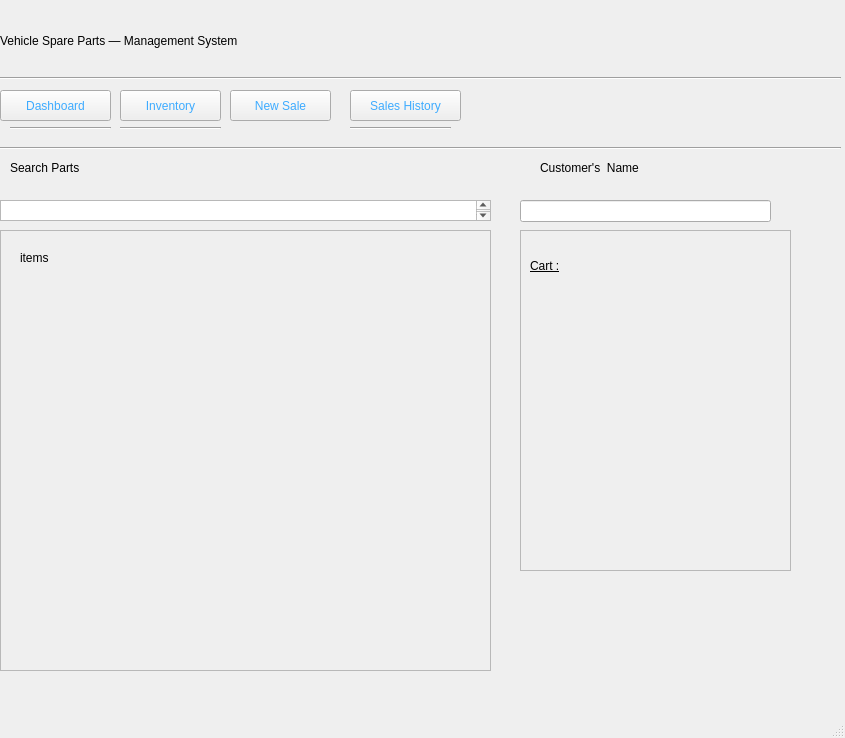
<?xml version="1.0" encoding="UTF-8"?>
<ui version="4.0">
 <class>MainWindow</class>
 <widget class="QMainWindow" name="MainWindow">
  <property name="geometry">
   <rect>
    <x>0</x>
    <y>0</y>
    <width>845</width>
    <height>738</height>
   </rect>
  </property>
  <property name="windowTitle">
   <string>MainWindow</string>
  </property>
  <widget class="QWidget" name="centralwidget">
   <widget class="QLabel" name="label">
    <property name="geometry">
     <rect>
      <x>0</x>
      <y>10</y>
      <width>651</width>
      <height>61</height>
     </rect>
    </property>
    <property name="styleSheet">
     <string notr="true">font: 75 26pt &quot;MS Shell Dlg 2&quot;;
font: 20pt &quot;MS Shell Dlg 2&quot;;</string>
    </property>
    <property name="text">
     <string>Vehicle Spare Parts — Management System</string>
    </property>
   </widget>
   <widget class="QPushButton" name="pushButton">
    <property name="geometry">
     <rect>
      <x>0</x>
      <y>90</y>
      <width>111</width>
      <height>31</height>
     </rect>
    </property>
    <property name="styleSheet">
     <string notr="true">color: rgb(61, 171, 255);
font: 75 10pt &quot;MS Shell Dlg 2&quot;;
border-radius: 8pxw</string>
    </property>
    <property name="text">
     <string>Dashboard</string>
    </property>
   </widget>
   <widget class="Line" name="line">
    <property name="geometry">
     <rect>
      <x>0</x>
      <y>70</y>
      <width>841</width>
      <height>16</height>
     </rect>
    </property>
    <property name="styleSheet">
     <string notr="true">rgb.(118, 118, 118)</string>
    </property>
    <property name="lineWidth">
     <number>1</number>
    </property>
    <property name="orientation">
     <enum>Qt::Horizontal</enum>
    </property>
   </widget>
   <widget class="QPushButton" name="pushButton_2">
    <property name="geometry">
     <rect>
      <x>120</x>
      <y>90</y>
      <width>101</width>
      <height>31</height>
     </rect>
    </property>
    <property name="styleSheet">
     <string notr="true">color: rgb(61, 171, 255);
font: 75 10pt &quot;MS Shell Dlg 2&quot;;
border-radius: 8pxw</string>
    </property>
    <property name="text">
     <string>Inventory</string>
    </property>
   </widget>
   <widget class="QPushButton" name="pushButton_3">
    <property name="geometry">
     <rect>
      <x>230</x>
      <y>90</y>
      <width>101</width>
      <height>31</height>
     </rect>
    </property>
    <property name="styleSheet">
     <string notr="true">font: 75 10pt &quot;MS Shell Dlg 2&quot;;
color: rgb(61, 171, 255);
border-radius: 8pxw</string>
    </property>
    <property name="text">
     <string>New Sale</string>
    </property>
   </widget>
   <widget class="QPushButton" name="pushButton_4">
    <property name="geometry">
     <rect>
      <x>350</x>
      <y>90</y>
      <width>111</width>
      <height>31</height>
     </rect>
    </property>
    <property name="styleSheet">
     <string notr="true">
font: 75 10pt &quot;MS Shell Dlg 2&quot;;
color: rgb(61, 171, 255);
border-radius: 8pxw</string>
    </property>
    <property name="text">
     <string>Sales History</string>
    </property>
   </widget>
   <widget class="Line" name="line_4">
    <property name="geometry">
     <rect>
      <x>10</x>
      <y>120</y>
      <width>101</width>
      <height>16</height>
     </rect>
    </property>
    <property name="styleSheet">
     <string notr="true">color: rgb(61, 171, 255);
</string>
    </property>
    <property name="lineWidth">
     <number>1</number>
    </property>
    <property name="orientation">
     <enum>Qt::Horizontal</enum>
    </property>
   </widget>
   <widget class="Line" name="line_5">
    <property name="geometry">
     <rect>
      <x>120</x>
      <y>120</y>
      <width>101</width>
      <height>16</height>
     </rect>
    </property>
    <property name="styleSheet">
     <string notr="true">color: rgb(61, 171, 255);
</string>
    </property>
    <property name="lineWidth">
     <number>1</number>
    </property>
    <property name="orientation">
     <enum>Qt::Horizontal</enum>
    </property>
   </widget>
   <widget class="Line" name="line_7">
    <property name="geometry">
     <rect>
      <x>350</x>
      <y>120</y>
      <width>101</width>
      <height>16</height>
     </rect>
    </property>
    <property name="styleSheet">
     <string notr="true">color: rgb(61, 171, 255);
</string>
    </property>
    <property name="lineWidth">
     <number>1</number>
    </property>
    <property name="orientation">
     <enum>Qt::Horizontal</enum>
    </property>
   </widget>
   <widget class="QTextEdit" name="textEdit">
    <property name="geometry">
     <rect>
      <x>0</x>
      <y>200</y>
      <width>491</width>
      <height>21</height>
     </rect>
    </property>
    <property name="html">
     <string>&lt;!DOCTYPE HTML PUBLIC &quot;-//W3C//DTD HTML 4.0//EN&quot; &quot;http://www.w3.org/TR/REC-html40/strict.dtd&quot;&gt;
&lt;html&gt;&lt;head&gt;&lt;meta name=&quot;qrichtext&quot; content=&quot;1&quot; /&gt;&lt;style type=&quot;text/css&quot;&gt;
p, li { white-space: pre-wrap; }
&lt;/style&gt;&lt;/head&gt;&lt;body style=&quot; font-family:'MS Shell Dlg 2'; font-size:7.8pt; font-weight:400; font-style:normal;&quot;&gt;
&lt;p style=&quot;-qt-paragraph-type:empty; margin-top:0px; margin-bottom:0px; margin-left:0px; margin-right:0px; -qt-block-indent:0; text-indent:0px;&quot;&gt;&lt;br /&gt;&lt;/p&gt;&lt;/body&gt;&lt;/html&gt;</string>
    </property>
   </widget>
   <widget class="Line" name="line_2">
    <property name="geometry">
     <rect>
      <x>0</x>
      <y>140</y>
      <width>841</width>
      <height>16</height>
     </rect>
    </property>
    <property name="styleSheet">
     <string notr="true">rgb.(118, 118, 118)</string>
    </property>
    <property name="lineWidth">
     <number>1</number>
    </property>
    <property name="orientation">
     <enum>Qt::Horizontal</enum>
    </property>
   </widget>
   <widget class="QLabel" name="label_2">
    <property name="geometry">
     <rect>
      <x>10</x>
      <y>160</y>
      <width>91</width>
      <height>16</height>
     </rect>
    </property>
    <property name="styleSheet">
     <string notr="true">font: 9pt &quot;MS Shell Dlg 2&quot;;</string>
    </property>
    <property name="text">
     <string>Search Parts</string>
    </property>
   </widget>
   <widget class="QLabel" name="label_3">
    <property name="geometry">
     <rect>
      <x>540</x>
      <y>160</y>
      <width>131</width>
      <height>16</height>
     </rect>
    </property>
    <property name="styleSheet">
     <string notr="true">font: 9pt &quot;MS Shell Dlg 2&quot;;</string>
    </property>
    <property name="text">
     <string>Customer's  Name</string>
    </property>
   </widget>
   <widget class="QLineEdit" name="lineEdit">
    <property name="geometry">
     <rect>
      <x>520</x>
      <y>200</y>
      <width>251</width>
      <height>22</height>
     </rect>
    </property>
   </widget>
   <widget class="QFrame" name="frame">
    <property name="geometry">
     <rect>
      <x>0</x>
      <y>230</y>
      <width>491</width>
      <height>441</height>
     </rect>
    </property>
    <property name="frameShape">
     <enum>QFrame::StyledPanel</enum>
    </property>
    <property name="frameShadow">
     <enum>QFrame::Raised</enum>
    </property>
    <widget class="QLabel" name="label_4">
     <property name="geometry">
      <rect>
       <x>20</x>
       <y>20</y>
       <width>55</width>
       <height>16</height>
      </rect>
     </property>
     <property name="text">
      <string>items</string>
     </property>
    </widget>
   </widget>
   <widget class="QFrame" name="frame_2">
    <property name="geometry">
     <rect>
      <x>520</x>
      <y>230</y>
      <width>271</width>
      <height>341</height>
     </rect>
    </property>
    <property name="frameShape">
     <enum>QFrame::StyledPanel</enum>
    </property>
    <property name="frameShadow">
     <enum>QFrame::Raised</enum>
    </property>
    <widget class="QLabel" name="label_5">
     <property name="geometry">
      <rect>
       <x>10</x>
       <y>20</y>
       <width>55</width>
       <height>31</height>
      </rect>
     </property>
     <property name="styleSheet">
      <string notr="true">font: 75 9pt &quot;MS Shell Dlg 2&quot;;
text-decoration: underline;
font: 8pt &quot;MS Shell Dlg 2&quot;;</string>
     </property>
     <property name="text">
      <string>Cart :</string>
     </property>
    </widget>
   </widget>
  </widget>
  <widget class="QMenuBar" name="menubar">
   <property name="geometry">
    <rect>
     <x>0</x>
     <y>0</y>
     <width>845</width>
     <height>26</height>
    </rect>
   </property>
  </widget>
  <widget class="QStatusBar" name="statusbar"/>
 </widget>
 <resources/>
 <connections/>
</ui>
